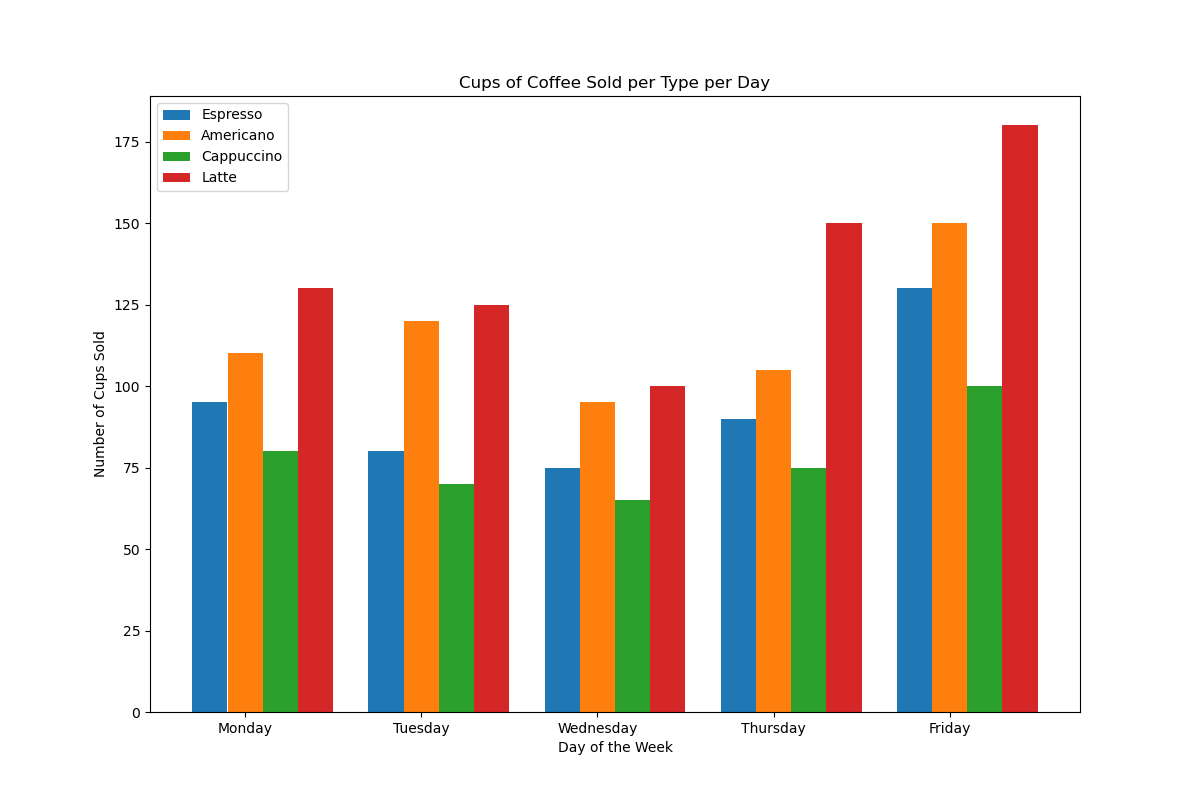

Generate this figure with Python:

import matplotlib.pyplot as plt
import numpy as np

# Provided data
data = [
    {'Day': 'Monday', 'Espresso': 95, 'Americano': 110, 'Cappuccino': 80, 'Latte': 130},
    {'Day': 'Tuesday', 'Espresso': 80, 'Americano': 120, 'Cappuccino': 70, 'Latte': 125},
    {'Day': 'Wednesday', 'Espresso': 75, 'Americano': 95, 'Cappuccino': 65, 'Latte': 100},
    {'Day': 'Thursday', 'Espresso': 90, 'Americano': 105, 'Cappuccino': 75, 'Latte': 150},
    {'Day': 'Friday', 'Espresso': 130, 'Americano': 150, 'Cappuccino': 100, 'Latte': 180}
]

# Getting list of days and types of coffee
days = [record['Day'] for record in data]
coffees = list(data[0].keys())[1:]  # Skip the 'Day' key

# Preparing data for the bar chart
values = {coffee: [record[coffee] for record in data] for coffee in coffees}

# Calculate the width of each bar
bar_width = 0.2
# Set positions of the bars on the x-axis
r = np.arange(len(days))
positions = [r + i * bar_width for i in range(len(coffees))]

# Setup the figure and axes
fig, ax = plt.subplots(figsize=(12, 8))

# Creating bars for each type of coffee
for idx, (coffee, pos) in enumerate(zip(coffees, positions)):
    ax.bar(pos, values[coffee], bar_width, label=coffee)

# General layout improvements
ax.set_xticks([r + bar_width for r in range(len(days))])
ax.set_xticklabels(days)
ax.set_xlabel('Day of the Week')
ax.set_ylabel('Number of Cups Sold')
ax.set_title('Cups of Coffee Sold per Type per Day')
ax.legend()

# Show the plot
plt.show()
